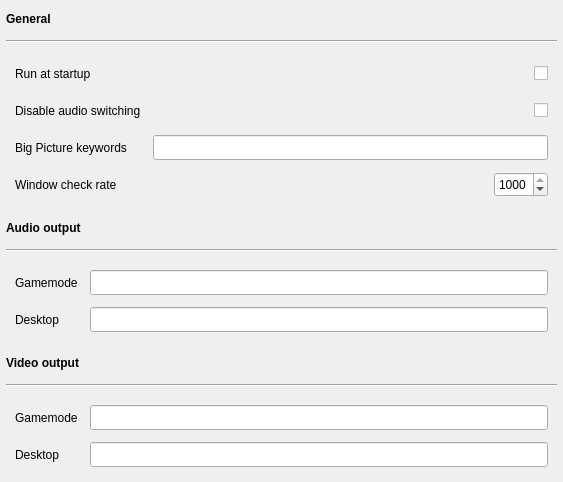
<?xml version="1.0" encoding="UTF-8"?>
<ui version="4.0">
 <class>MainWindow</class>
 <widget class="QMainWindow" name="MainWindow">
  <property name="geometry">
   <rect>
    <x>0</x>
    <y>0</y>
    <width>563</width>
    <height>482</height>
   </rect>
  </property>
  <property name="sizePolicy">
   <sizepolicy hsizetype="Preferred" vsizetype="Preferred">
    <horstretch>0</horstretch>
    <verstretch>0</verstretch>
   </sizepolicy>
  </property>
  <property name="minimumSize">
   <size>
    <width>0</width>
    <height>0</height>
   </size>
  </property>
  <property name="maximumSize">
   <size>
    <width>16777215</width>
    <height>16777215</height>
   </size>
  </property>
  <property name="windowTitle">
   <string>MainWindow</string>
  </property>
  <widget class="QWidget" name="centralwidget">
   <property name="sizePolicy">
    <sizepolicy hsizetype="Preferred" vsizetype="Preferred">
     <horstretch>0</horstretch>
     <verstretch>0</verstretch>
    </sizepolicy>
   </property>
   <property name="autoFillBackground">
    <bool>true</bool>
   </property>
   <layout class="QGridLayout" name="gridLayout_2">
    <property name="leftMargin">
     <number>6</number>
    </property>
    <property name="topMargin">
     <number>6</number>
    </property>
    <property name="rightMargin">
     <number>6</number>
    </property>
    <property name="bottomMargin">
     <number>6</number>
    </property>
    <property name="spacing">
     <number>9</number>
    </property>
    <item row="3" column="0">
     <widget class="QLabel" name="label_9">
      <property name="minimumSize">
       <size>
        <width>0</width>
        <height>25</height>
       </size>
      </property>
      <property name="font">
       <font>
        <bold>true</bold>
       </font>
      </property>
      <property name="text">
       <string>Audio output</string>
      </property>
     </widget>
    </item>
    <item row="2" column="0">
     <widget class="QFrame" name="gridFrame">
      <property name="autoFillBackground">
       <bool>false</bool>
      </property>
      <property name="frameShape">
       <enum>QFrame::Shape::NoFrame</enum>
      </property>
      <property name="frameShadow">
       <enum>QFrame::Shadow::Plain</enum>
      </property>
      <property name="lineWidth">
       <number>1</number>
      </property>
      <layout class="QGridLayout" name="gridLayout">
       <property name="leftMargin">
        <number>9</number>
       </property>
       <property name="topMargin">
        <number>9</number>
       </property>
       <property name="rightMargin">
        <number>9</number>
       </property>
       <property name="bottomMargin">
        <number>9</number>
       </property>
       <property name="spacing">
        <number>12</number>
       </property>
       <item row="4" column="0">
        <widget class="QLabel" name="label_7">
         <property name="minimumSize">
          <size>
           <width>0</width>
           <height>25</height>
          </size>
         </property>
         <property name="text">
          <string>Big Picture keywords</string>
         </property>
        </widget>
       </item>
       <item row="6" column="1">
        <spacer name="horizontalSpacer">
         <property name="orientation">
          <enum>Qt::Orientation::Horizontal</enum>
         </property>
         <property name="sizeHint" stdset="0">
          <size>
           <width>40</width>
           <height>20</height>
          </size>
         </property>
        </spacer>
       </item>
       <item row="6" column="0">
        <widget class="QLabel" name="label_5">
         <property name="minimumSize">
          <size>
           <width>0</width>
           <height>25</height>
          </size>
         </property>
         <property name="text">
          <string>Window check rate</string>
         </property>
        </widget>
       </item>
       <item row="2" column="1" colspan="2">
        <widget class="QCheckBox" name="disableAudiobox">
         <property name="minimumSize">
          <size>
           <width>0</width>
           <height>25</height>
          </size>
         </property>
         <property name="layoutDirection">
          <enum>Qt::LayoutDirection::RightToLeft</enum>
         </property>
         <property name="text">
          <string/>
         </property>
        </widget>
       </item>
       <item row="4" column="1" colspan="2">
        <widget class="QLineEdit" name="bigPictureKeywords">
         <property name="minimumSize">
          <size>
           <width>0</width>
           <height>25</height>
          </size>
         </property>
        </widget>
       </item>
       <item row="6" column="2">
        <widget class="QSpinBox" name="checkRate">
         <property name="sizePolicy">
          <sizepolicy hsizetype="Maximum" vsizetype="Fixed">
           <horstretch>0</horstretch>
           <verstretch>0</verstretch>
          </sizepolicy>
         </property>
         <property name="minimumSize">
          <size>
           <width>0</width>
           <height>25</height>
          </size>
         </property>
         <property name="layoutDirection">
          <enum>Qt::LayoutDirection::LeftToRight</enum>
         </property>
         <property name="minimum">
          <number>1</number>
         </property>
         <property name="maximum">
          <number>1000</number>
         </property>
         <property name="value">
          <number>1000</number>
         </property>
        </widget>
       </item>
       <item row="2" column="0">
        <widget class="QLabel" name="label_6">
         <property name="minimumSize">
          <size>
           <width>0</width>
           <height>25</height>
          </size>
         </property>
         <property name="text">
          <string>Disable audio switching</string>
         </property>
        </widget>
       </item>
       <item row="1" column="0">
        <widget class="QLabel" name="label">
         <property name="minimumSize">
          <size>
           <width>0</width>
           <height>25</height>
          </size>
         </property>
         <property name="text">
          <string>Run at startup</string>
         </property>
        </widget>
       </item>
       <item row="1" column="1" colspan="2">
        <widget class="QCheckBox" name="startupBox">
         <property name="minimumSize">
          <size>
           <width>0</width>
           <height>25</height>
          </size>
         </property>
         <property name="layoutDirection">
          <enum>Qt::LayoutDirection::RightToLeft</enum>
         </property>
         <property name="text">
          <string/>
         </property>
        </widget>
       </item>
      </layout>
     </widget>
    </item>
    <item row="4" column="0">
     <widget class="Line" name="line">
      <property name="minimumSize">
       <size>
        <width>0</width>
        <height>0</height>
       </size>
      </property>
      <property name="frameShadow">
       <enum>QFrame::Shadow::Sunken</enum>
      </property>
      <property name="lineWidth">
       <number>1</number>
      </property>
      <property name="orientation">
       <enum>Qt::Orientation::Horizontal</enum>
      </property>
     </widget>
    </item>
    <item row="0" column="0">
     <widget class="QLabel" name="label_8">
      <property name="minimumSize">
       <size>
        <width>0</width>
        <height>25</height>
       </size>
      </property>
      <property name="font">
       <font>
        <bold>true</bold>
       </font>
      </property>
      <property name="text">
       <string>General</string>
      </property>
     </widget>
    </item>
    <item row="1" column="0">
     <widget class="Line" name="line_2">
      <property name="orientation">
       <enum>Qt::Orientation::Horizontal</enum>
      </property>
     </widget>
    </item>
    <item row="6" column="0">
     <widget class="QLabel" name="label_10">
      <property name="minimumSize">
       <size>
        <width>0</width>
        <height>25</height>
       </size>
      </property>
      <property name="font">
       <font>
        <bold>true</bold>
       </font>
      </property>
      <property name="text">
       <string>Video output</string>
      </property>
     </widget>
    </item>
    <item row="8" column="0">
     <widget class="QFrame" name="gridFrame_3">
      <property name="autoFillBackground">
       <bool>false</bool>
      </property>
      <property name="frameShape">
       <enum>QFrame::Shape::NoFrame</enum>
      </property>
      <property name="frameShadow">
       <enum>QFrame::Shadow::Plain</enum>
      </property>
      <property name="lineWidth">
       <number>1</number>
      </property>
      <layout class="QGridLayout" name="gridLayout_4">
       <property name="leftMargin">
        <number>9</number>
       </property>
       <property name="topMargin">
        <number>9</number>
       </property>
       <property name="rightMargin">
        <number>9</number>
       </property>
       <property name="bottomMargin">
        <number>9</number>
       </property>
       <property name="spacing">
        <number>12</number>
       </property>
       <item row="0" column="0">
        <widget class="QLabel" name="label_4">
         <property name="minimumSize">
          <size>
           <width>0</width>
           <height>25</height>
          </size>
         </property>
         <property name="text">
          <string>Gamemode</string>
         </property>
        </widget>
       </item>
       <item row="0" column="1">
        <widget class="QLineEdit" name="gamemodeAdapter">
         <property name="minimumSize">
          <size>
           <width>0</width>
           <height>25</height>
          </size>
         </property>
        </widget>
       </item>
       <item row="1" column="0">
        <widget class="QLabel" name="label_3">
         <property name="minimumSize">
          <size>
           <width>0</width>
           <height>25</height>
          </size>
         </property>
         <property name="text">
          <string>Desktop</string>
         </property>
        </widget>
       </item>
       <item row="1" column="1">
        <widget class="QLineEdit" name="desktopAdapter">
         <property name="minimumSize">
          <size>
           <width>0</width>
           <height>25</height>
          </size>
         </property>
        </widget>
       </item>
      </layout>
     </widget>
    </item>
    <item row="5" column="0">
     <widget class="QFrame" name="gridFrame_2">
      <property name="autoFillBackground">
       <bool>false</bool>
      </property>
      <property name="frameShape">
       <enum>QFrame::Shape::NoFrame</enum>
      </property>
      <property name="lineWidth">
       <number>1</number>
      </property>
      <layout class="QGridLayout" name="gridLayout_3">
       <property name="leftMargin">
        <number>9</number>
       </property>
       <property name="topMargin">
        <number>9</number>
       </property>
       <property name="rightMargin">
        <number>9</number>
       </property>
       <property name="bottomMargin">
        <number>9</number>
       </property>
       <property name="spacing">
        <number>12</number>
       </property>
       <item row="1" column="0">
        <widget class="QLabel" name="gamemodeAudioLabel">
         <property name="minimumSize">
          <size>
           <width>0</width>
           <height>25</height>
          </size>
         </property>
         <property name="text">
          <string>Gamemode</string>
         </property>
        </widget>
       </item>
       <item row="1" column="1">
        <widget class="QLineEdit" name="gamemodeAudio">
         <property name="minimumSize">
          <size>
           <width>0</width>
           <height>25</height>
          </size>
         </property>
        </widget>
       </item>
       <item row="2" column="1">
        <widget class="QLineEdit" name="desktopAudio">
         <property name="minimumSize">
          <size>
           <width>0</width>
           <height>25</height>
          </size>
         </property>
        </widget>
       </item>
       <item row="2" column="0">
        <widget class="QLabel" name="desktopAudioLabel">
         <property name="minimumSize">
          <size>
           <width>0</width>
           <height>25</height>
          </size>
         </property>
         <property name="text">
          <string>Desktop</string>
         </property>
        </widget>
       </item>
      </layout>
     </widget>
    </item>
    <item row="7" column="0">
     <widget class="Line" name="line_3">
      <property name="frameShadow">
       <enum>QFrame::Shadow::Sunken</enum>
      </property>
      <property name="orientation">
       <enum>Qt::Orientation::Horizontal</enum>
      </property>
     </widget>
    </item>
   </layout>
  </widget>
 </widget>
 <resources/>
 <connections/>
</ui>
